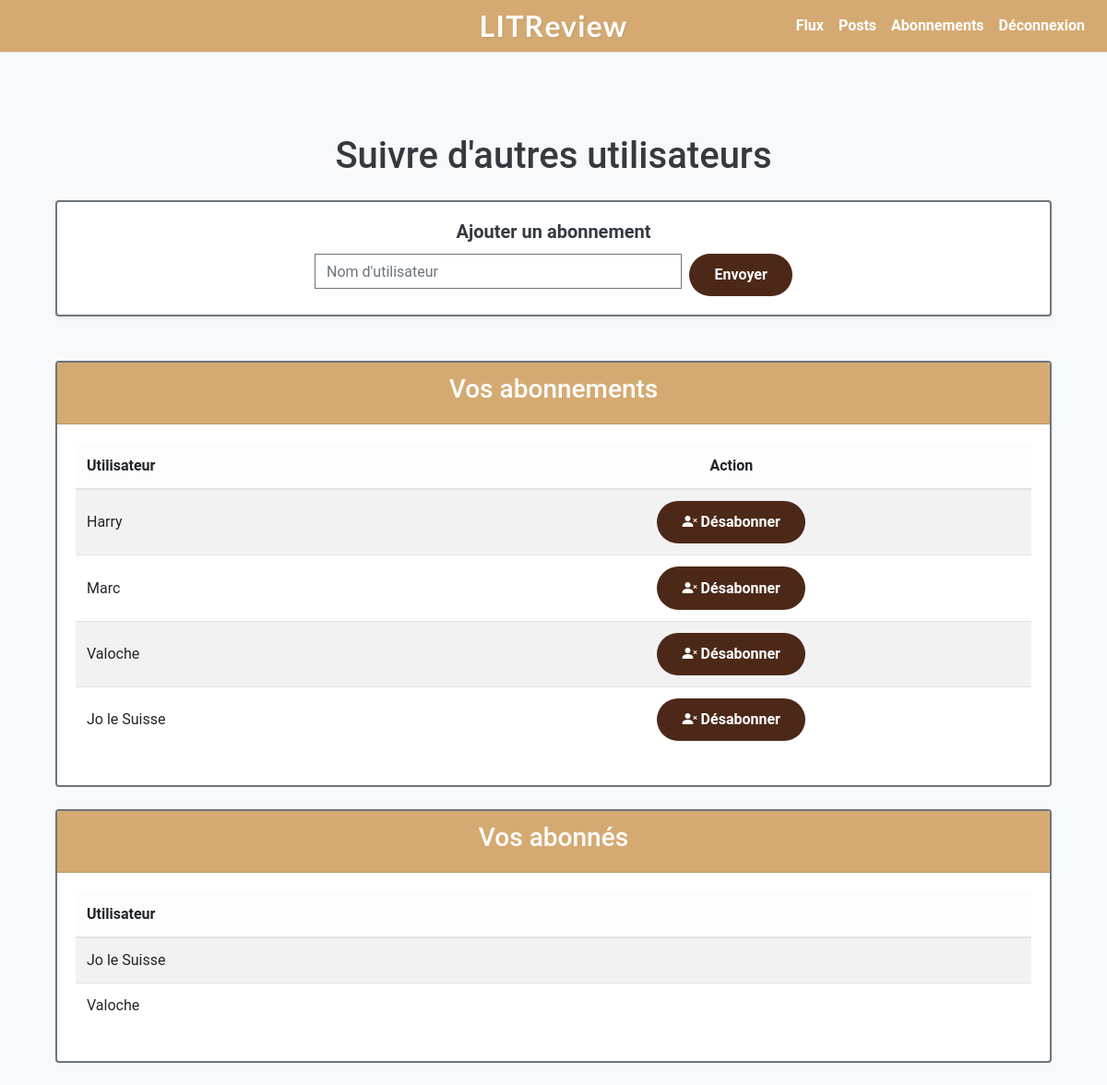
Page /users/subscriptions/ (signed in) on the committed database.
### users/models.py (models this page shows, shortened)
class UserFollows(models.Model):
    user = models.ForeignKey(
        settings.AUTH_USER_MODEL,
        on_delete=models.CASCADE,
        related_name='following'
    )
    followed_user = models.ForeignKey(
        settings.AUTH_USER_MODEL,
        on_delete=models.CASCADE,
        related_name='followed_by'
    )
    class Meta:
        unique_together = ('user', 'followed_user')

class CustomUser(AbstractBaseUser, PermissionsMixin):
    username = models.CharField(max_length=150, unique=True)  # Le pseudo est obligatoire et unique
    email = models.EmailField(unique=True)
    first_name = models.CharField(max_length=30, blank=True)
    last_name = models.CharField(max_length=30, blank=True)
    is_active = models.BooleanField(default=True)
    is_staff = models.BooleanField(default=False)
    is_superuser = models.BooleanField(default=False)
    USERNAME_FIELD = 'username'  # Utiliser le pseudo comme identifiant pour la connexion
    REQUIRED_FIELDS = ['email']  # L'email est requis mais pas utilisé pour la connexion
    objects = CustomUserManager()

### users/views.py (the view, shortened to what this page needs)
# urls.py: path('subscriptions/', views.subscriptions_view, name='subscriptions'),  # Page des abonnements
@login_required
def subscriptions_view(request):
    following = UserFollows.objects.filter(user=request.user)
    followers = UserFollows.objects.filter(followed_user=request.user)
    context = {
        'following': following,
        'followers': followers,
    }
    return render(request, 'subscriptions.html', context)

### templates/subscriptions.html (shortened to what this page needs)
{% extends 'base.html' %}
{% block content %}
<div class="container mt-5">
    <h1 class="text-center mb-4">Suivre d'autres utilisateurs</h1>
    <div class="card shadow-sm mb-5">
        <div class="card-body">
            <h5 id="follow-user-form" class="card-title text-center">Ajouter un abonnement</h5>
            <form method="POST" action="{% url 'subscriptions' %}" class="d-flex justify-content-center">
                <div class="input-group w-50">
                    <input type="text" id="username" name="username" placeholder="Nom d'utilisateur" class="form-control" aria-required="true">
                    <button type="submit" class="btn btn-primary ml-2" aria-label="Envoyer le formulaire d'abonnement à un utilisateur">Envoyer</button>
                </div>
            </form>
        </div>
    </div>
    <div class="card mb-4">
        <div class="card-header text-white text-center">
            <h3>Vos abonnements</h3>
        </div>
        <div class="card-body">
            {% if following %}
                <table class="table table-striped table-hover" aria-describedby="subscriptions-list">
                    <thead class="table-light">
                        <tr>
                            <th scope="col">Utilisateur</th>
                            <th scope="col" class="text-center">Action</th>
                        </tr>
                    </thead>
                    <tbody>
                        {% for follow in following %}
                            <tr>
                                <td class="align-middle">{{ follow.followed_user.username }}</td>
                                <td class="text-center">
                                    <a href="{% url 'unfollow_user' follow.followed_user.id %}" class="btn btn-danger btn-sm" aria-label="Se désabonner de {{ follow.followed_user.username }}">
                                        <i class="bi bi-person-x-fill"></i> Désabonner
                                    </a>
                                </td>
                            </tr>
                        {% endfor %}
                    </tbody>
                </table>
            {% else %}
                <p class="text-center text-muted">Vous ne suivez encore personne.</p>
            {% endif %}
        </div>
    </div>
    <div class="card mb-4">
        <div class="card-header text-white text-center">
            <h3>Vos abonnés</h3>
        </div>
        <div class="card-body">
            {% if followers %}
                <table class="table table-striped table-hover" aria-describedby="followers-list">
                    <thead class="table-light">
                        <tr>
                            <th scope="col">Utilisateur</th>
                        </tr>
                    </thead>
                    <tbody>
                        {% for follow in followers %}
                            <tr>
                                <td class="align-middle">{{ follow.user.username }}</td>
                            </tr>
                        {% endfor %}
                    </tbody>
                </table>
            {% else %}
                <p class="text-center text-muted">Vous n'avez pas encore d'abonnés.</p>
            {% endif %}
        </div>
    </div>
</div>
{% endblock %}

### static/css/style.css (style rules this page uses)
body { background-color: #f8f9fa; color: #343a40; font-family: 'Roboto', sans-serif; }
.card { background-color: #ffffff; border: 2px solid #6c757d; display: flex; flex-direction: column; }
.card-header { background-color: #d5aa72; }
.card-body { flex-grow: 1; }
.card-title { font-size: 1.25rem; font-weight: bold; }
.card .btn { margin-bottom: 0; }
.btn { background: #4c2818; color: #fff; padding: 0.7rem 1.7rem; font-size: 1rem; font-weight: 600; border: none; border-radius: 2rem; cursor: pointer; transition-duration: 0.4s; }
.form-control { border: 1px solid #6c757d; }
.container { padding-top: 20px; }

### rows in the picture
UserFollows: followed_user.username "Harry"
UserFollows: followed_user.username "Marc"
UserFollows: followed_user.username "Valoche"
UserFollows: followed_user.username "Jo le Suisse"
UserFollows: user.username "Jo le Suisse"
UserFollows: user.username "Valoche"
